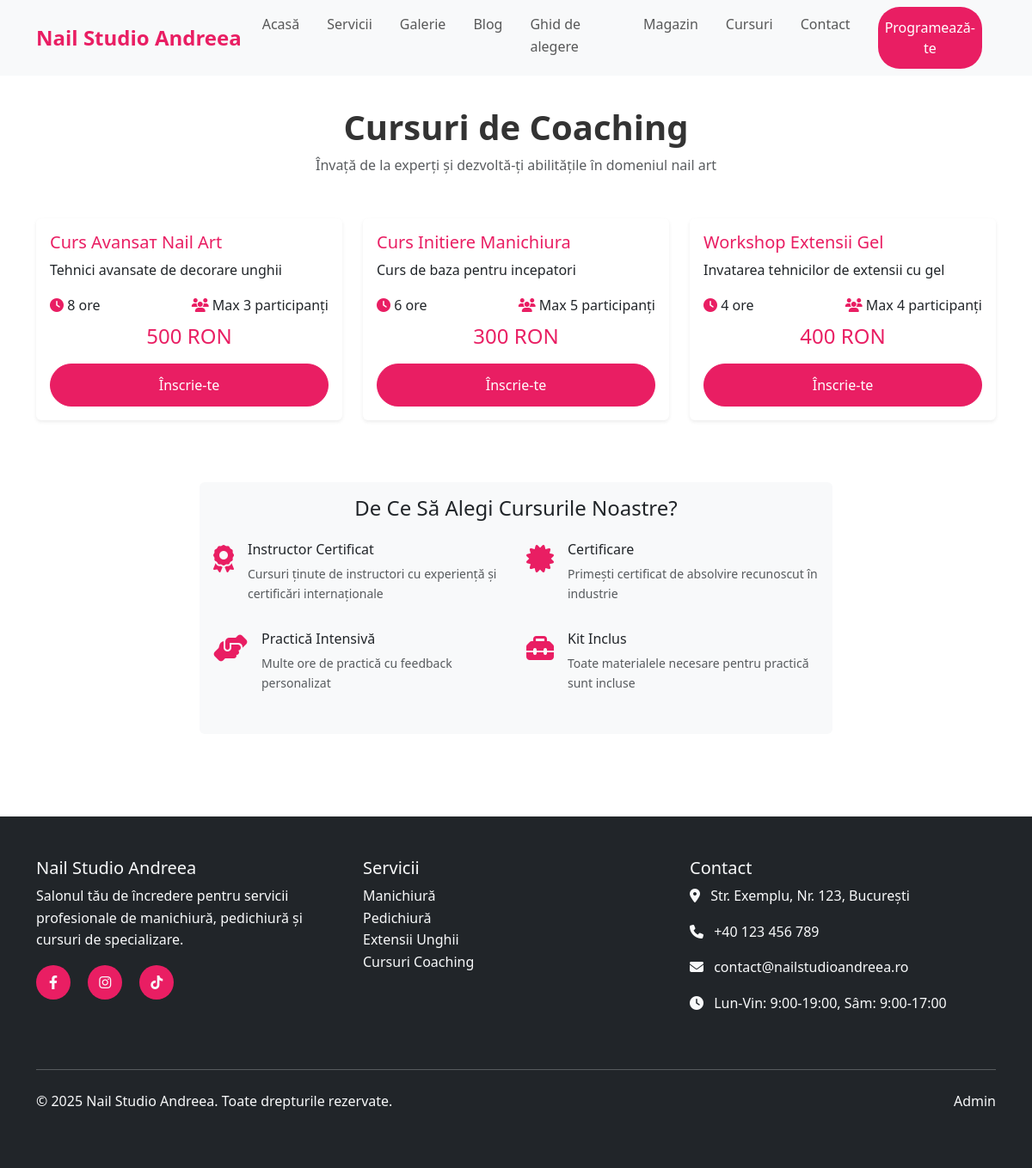
The app's page /coaching.php, older data.
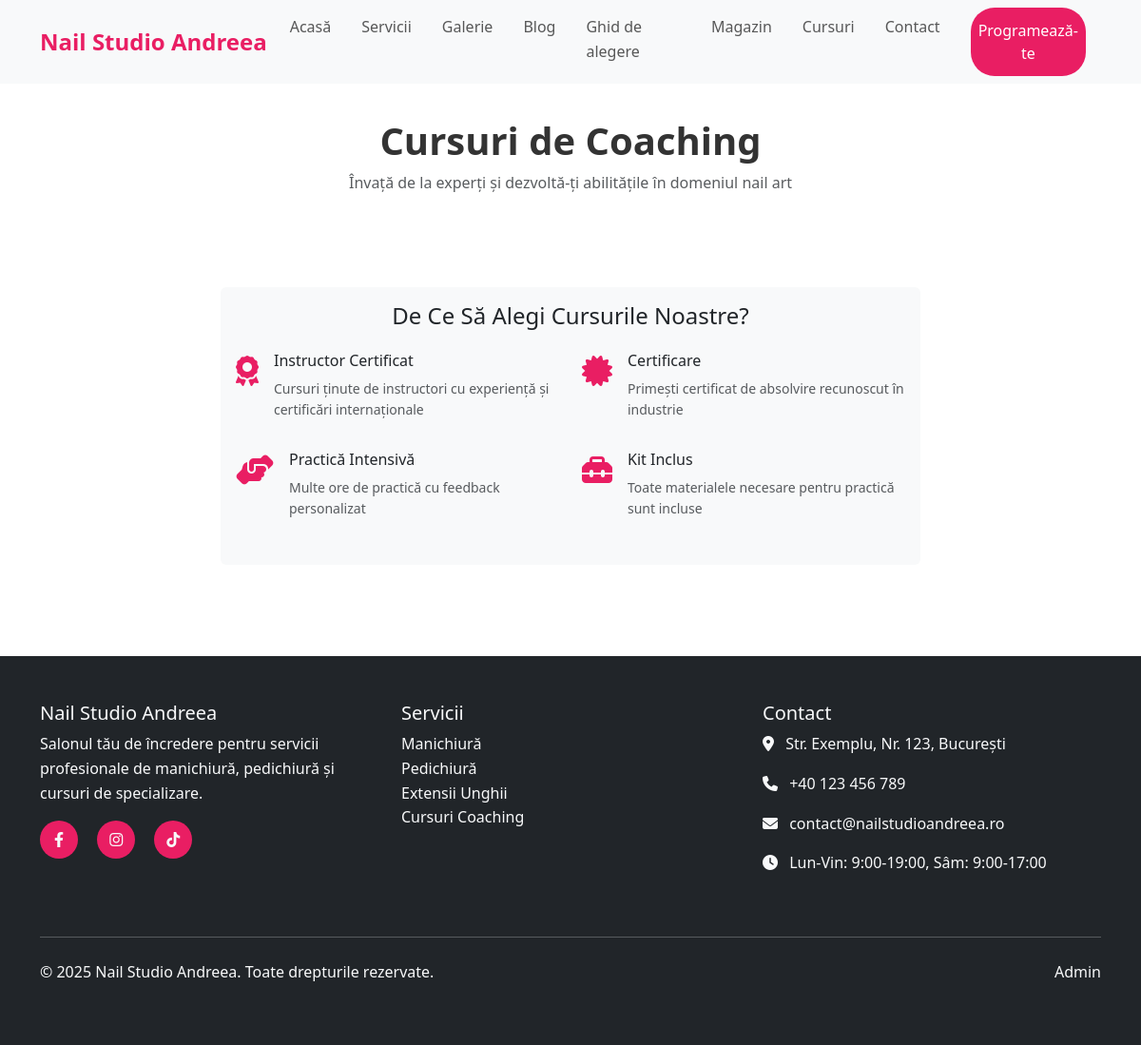
The same page, newer data.
### tables this page shows
CREATE TABLE coaching_sessions (
    id INT AUTO_INCREMENT PRIMARY KEY,
    session_name VARCHAR(100) NOT NULL,
    description TEXT,
    long_description TEXT,
    benefits TEXT,
    price DECIMAL(10,2) NOT NULL,
    duration INT NOT NULL COMMENT 'Duration in hours',
    max_participants INT DEFAULT 1,
    is_active BOOLEAN DEFAULT TRUE,
    created_at TIMESTAMP DEFAULT CURRENT_TIMESTAMP,
    updated_at TIMESTAMP DEFAULT CURRENT_TIMESTAMP ON UPDATE CURRENT_TIMESTAMP
);

### includes/functions.php (called while the page is built, shortened)
<?php
require_once 'config.php';
function get_shop_enabled() {
    global $conn;
    if ($conn->query("SHOW TABLES LIKE 'settings'")->num_rows) {
        $result = $conn->query("SELECT value FROM settings WHERE name = 'shop_enabled' LIMIT 1");
        if ($row = $result->fetch_assoc()) {
            return $row['value'] == '1';
        }
    }
    return true;
}
function get_coaching_sessions($active_only = true) {
    global $conn;
    $where = $active_only ? "WHERE is_active = 1" : "";
    $sql = "SELECT * FROM coaching_sessions $where ORDER BY session_name";
    $result = $conn->query($sql);
    return $result->fetch_all(MYSQLI_ASSOC);
}
?>

### coaching.php (the view, shortened to what this page needs)
<?php
require_once 'includes/config.php';
require_once 'includes/functions.php';
$coaching_sessions = get_coaching_sessions(true);
include 'includes/header.php';
?>
<div class="container py-5">
    <div class="text-center mb-5">
        <h1 class="fw-bold">Cursuri de Coaching</h1>
        <p class="text-muted">Învață de la experți și dezvoltă-ți abilitățile în domeniul nail art</p>
    </div>
    <div class="row">
        <?php foreach ($coaching_sessions as $session): ?>
        <div class="col-lg-4 mb-4">
            <div class="card h-100 shadow-sm coaching-card"
                 data-session='<?php echo json_encode($session); ?>'
                 style="cursor:pointer;">
                <div class="card-body d-flex flex-column">
                    <h5 class="card-title text-primary"><?php echo htmlspecialchars($session['session_name']); ?></h5>
                    <p class="card-text flex-grow-1"><?php echo htmlspecialchars($session['description']); ?></p>
                    <div class="session-details mb-3">
                        <div class="d-flex justify-content-between mb-2">
                            <span><i class="fas fa-clock text-primary"></i> <?php echo $session['duration']; ?> ore</span>
                            <span><i class="fas fa-users text-primary"></i> Max <?php echo $session['max_participants']; ?> participanți</span>
                        </div>
                        <div class="text-center">
                            <span class="h4 text-primary"><?php echo number_format($session['price'], 0); ?> RON</span>
                        </div>
                    </div>
                    <button class="btn btn-primary mt-auto" data-bs-toggle="modal" data-bs-target="#bookingModal"
                            data-session-id="<?php echo $session['id']; ?>"
                            data-session-name="<?php echo htmlspecialchars($session['session_name']); ?>">
                        Înscrie-te
                    </button>
                </div>
            </div>
        </div>
        <?php endforeach; ?>
    </div>
    <div class="row mt-5">
        <div class="col-lg-8 mx-auto">
            <div class="card bg-light">
                <div class="card-body">
                    <h4 class="text-center mb-4">De Ce Să Alegi Cursurile Noastre?</h4>
                    <div class="row">
                        <div class="col-md-6 mb-3">
                            <div class="d-flex align-items-start">
                                <i class="fas fa-award text-primary fa-2x me-3 mt-1"></i>
                                <div>
                                    <h6>Instructor Certificat</h6>
                                    <p class="text-muted small">Cursuri ținute de instructori cu experiență și certificări internaționale</p>
                                </div>
                            </div>
                        </div>
                        <div class="col-md-6 mb-3">
                            <div class="d-flex align-items-start">
                                <i class="fas fa-certificate text-primary fa-2x me-3 mt-1"></i>
                                <div>
                                    <h6>Certificare</h6>
                                    <p class="text-muted small">Primești certificat de absolvire recunoscut în industrie</p>
                                </div>
                            </div>
                        </div>
                        <div class="col-md-6 mb-3">
                            <div class="d-flex align-items-start">
                                <i class="fas fa-hands-helping text-primary fa-2x me-3 mt-1"></i>
                                <div>
                                    <h6>Practică Intensivă</h6>
                                    <p class="text-muted small">Multe ore de practică cu feedback personalizat</p>
                                </div>
                            </div>
                        </div>
                        <div class="col-md-6 mb-3">
                            <div class="d-flex align-items-start">
                                <i class="fas fa-toolbox text-primary fa-2x me-3 mt-1"></i>
                                <div>
                                    <h6>Kit Inclus</h6>
                                    <p class="text-muted small">Toate materialele necesare pentru practică sunt incluse</p>
                                </div>
                            </div>
                        </div>
                    </div>
                </div>
            </div>
        </div>
    </div>
</div>
<?php include 'includes/footer.php'; ?>

### includes/header.php (shortened to what this page needs)
<!DOCTYPE html>
<html lang="ro">
<head>
    <link href="https://cdn.jsdelivr.net/npm/bootstrap@5.3.0/dist/css/bootstrap.min.css" rel="stylesheet">
    <link rel="stylesheet" href="https://cdnjs.cloudflare.com/ajax/libs/font-awesome/6.4.0/css/all.min.css">
    <link rel="stylesheet" href="<?php echo SITE_URL; ?>/assets/css/style.css">
    <link rel="stylesheet" href="<?php echo SITE_URL; ?>/assets/css/badges.css">
</head>
<body>
    <nav class="navbar navbar-expand-lg navbar-light bg-light fixed-top">
        <div class="container">
            <a class="navbar-brand" href="<?php echo SITE_URL; ?>">
                <strong>Nail Studio Andreea</strong>
            </a>
            <div class="collapse navbar-collapse" id="navbarNav">
                <ul class="navbar-nav ms-auto">
                    <li class="nav-item">
                        <a class="nav-link" href="<?php echo SITE_URL; ?>">Acasă</a>
                    </li>
                    <li class="nav-item">
                        <a class="nav-link" href="<?php echo SITE_URL; ?>/services.php">Servicii</a>
                    </li>
                    <li class="nav-item">
                        <a class="nav-link" href="<?php echo SITE_URL; ?>/gallery_simple.php">Galerie</a>
                    </li>
                    <li class="nav-item">
                        <a class="nav-link" href="<?php echo SITE_URL; ?>/articles.php">Blog</a>
                    </li>
                    <li class="nav-item">
                        <a class="nav-link" href="<?php echo SITE_URL; ?>/ghid_pachete.php">Ghid de alegere</a>
                    </li>
                    <?php if (function_exists('get_shop_enabled') && get_shop_enabled()): ?>
                    <li class="nav-item">
                        <a class="nav-link" href="<?php echo SITE_URL; ?>/products.php">Magazin</a>
                    </li>
                    <?php endif; ?>
                    <li class="nav-item">
                        <a class="nav-link" href="<?php echo SITE_URL; ?>/coaching.php">Cursuri</a>
                    </li>
                    <li class="nav-item">
                        <a class="nav-link" href="<?php echo SITE_URL; ?>/contact.php">Contact</a>
                    </li>
                    <li class="nav-item">
                        <a class="nav-link btn btn-primary text-white ms-2" href="<?php echo SITE_URL; ?>/appointment.php">Programează-te</a>
                    </li>
                </ul>
            </div>
        </div>
    </nav>
    <main style="margin-top: 76px;"><?php echo "\n"; ?>

### includes/footer.php (shortened to what this page needs)
    </main>
    <?php
    $footer = [
        'brand_title' => 'Nail Studio Andreea',
        'brand_text' => 'Salonul tău de încredere pentru servicii profesionale de manichiură, pedichiură și cursuri de specializare.',
        'facebook' => '#',
        'instagram' => '#',
        'tiktok' => '#',
        'services' => [
            ['label' => 'Manichiură', 'url' => SITE_URL . '/services.php'],
            ['label' => 'Pedichiură', 'url' => SITE_URL . '/services.php'],
            ['label' => 'Extensii Unghii', 'url' => SITE_URL . '/services.php'],
            ['label' => 'Cursuri Coaching', 'url' => SITE_URL . '/coaching.php'],
        ],
        'contact_address' => 'Str. Exemplu, Nr. 123, București',
        'contact_phone' => '+40 123 456 789',
        'contact_email' => 'contact@nailstudioandreea.ro',
        'contact_hours' => 'Lun-Vin: 9:00-19:00, Sâm: 9:00-17:00',
        'copyright' => '&copy; ' . date('Y') . ' Nail Studio Andreea. Toate drepturile rezervate.',
        'admin_link' => SITE_URL . '/admin',
    ];
    ?>
    <footer class="bg-dark text-light py-5 mt-5">
        <div class="container">
            <div class="row">
                <div class="col-lg-4 mb-4">
                    <h5><?php echo $footer['brand_title']; ?></h5>
                    <p><?php echo $footer['brand_text']; ?></p>
                    <div class="social-links">
                        <a href="<?php echo $footer['facebook']; ?>" class="text-light me-3"><i class="fab fa-facebook-f"></i></a>
                        <a href="<?php echo $footer['instagram']; ?>" class="text-light me-3"><i class="fab fa-instagram"></i></a>
                        <a href="<?php echo $footer['tiktok']; ?>" class="text-light me-3"><i class="fab fa-tiktok"></i></a>
                    </div>
                </div>
                <div class="col-lg-4 mb-4">
                    <h5>Servicii</h5>
                    <ul class="list-unstyled">
                        <?php foreach ($footer['services'] as $service): ?>
                        <li><a href="<?php echo $service['url']; ?>" class="text-light text-decoration-none"><?php echo $service['label']; ?></a></li>
                        <?php endforeach; ?>
                    </ul>
                </div>
                <div class="col-lg-4 mb-4">
                    <h5>Contact</h5>
                    <p><i class="fas fa-map-marker-alt me-2"></i> <?php echo $footer['contact_address']; ?></p>
                    <p><i class="fas fa-phone me-2"></i> <?php echo $footer['contact_phone']; ?></p>
                    <p><i class="fas fa-envelope me-2"></i> <?php echo $footer['contact_email']; ?></p>
                    <p><i class="fas fa-clock me-2"></i> <?php echo $footer['contact_hours']; ?></p>
                </div>
            </div>
            <hr class="my-4">
            <div class="row">
                <div class="col-md-6">
                    <p><?php echo $footer['copyright']; ?></p>
                </div>
                <div class="col-md-6 text-md-end">
                    <a href="<?php echo $footer['admin_link']; ?>" class="text-light text-decoration-none">Admin</a>
                </div>
            </div>
        </div>
    </footer>
</body>
</html>

### assets/css/style.css (style rules this page uses)
:root { --primary-color: #e91e63; --secondary-color: #f8bbd9; --accent-color: #ad1457; --dark-color: #2c2c2c; --light-color: #f8f9fa; --text-color: #333; }
body { font-family: 'Segoe UI', Tahoma, Geneva, Verdana, sans-serif; line-height: 1.6; color: var(--text-color); }
.btn-primary { background-color: var(--primary-color); border-color: var(--primary-color); }
.text-primary { color: var(--primary-color) !important; }
.navbar-brand { font-size: 1.5rem; color: var(--primary-color) !important; }
.navbar-nav .nav-link { font-weight: 500; margin-right: 1rem; transition: color 0.3s ease; }
.card { border: none; transition: transform 0.3s ease, box-shadow 0.3s ease; }
.btn { border-radius: 25px; font-weight: 500; padding: 0.75rem 2rem; transition: all 0.3s ease; }
footer { background-color: var(--dark-color) !important; }
.social-links a { display: inline-flex; align-items: center; justify-content: center; width: 40px; height: 40px; background-color: var(--primary-color); color: white; border-radius: 50%; text-decoration: none; transition: all 0.3s ease; }
.btn { transition: all 0.2s ease-in-out; }

Row changes from the older to the newer data that the page shows:
removed coaching_sessions: session_name "Curs Avansат Nail Art", description "Tehnici avansate de decorare unghii", duration "8", max_participants "3", price "500"
removed coaching_sessions: session_name "Curs Initiere Manichiura", description "Curs de baza pentru incepatori", duration "6", max_participants "5", price "300"
removed coaching_sessions: session_name "Workshop Extensii Gel", description "Invatarea tehnicilor de extensii cu gel", duration "4", max_participants "4", price "400"
